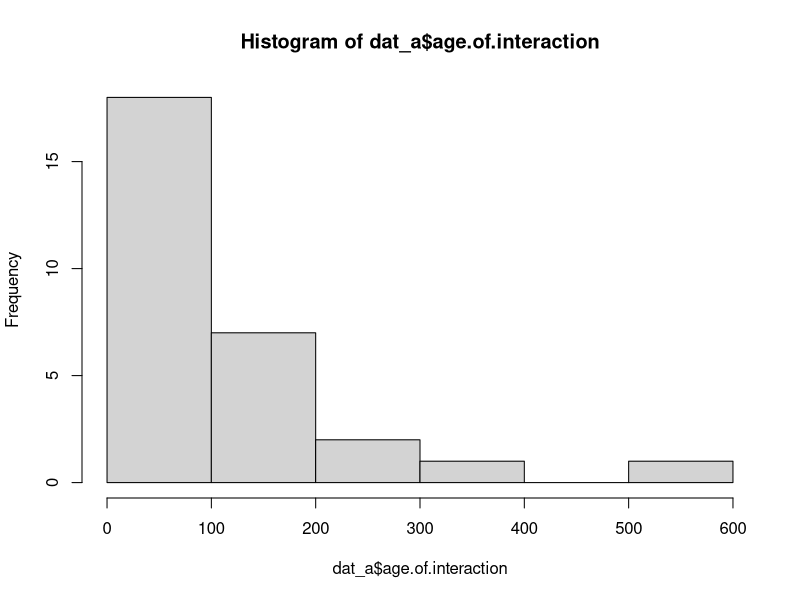

Here is the R script that generated this plot:
dat=read.csv('Table_S4.csv')

dat=dat[dat$diet.shift.=="N",]

dat_a=dat[dat$interaction.type=="antagonistic",]
dat_m=dat[dat$interaction.type=="mutualistic",]


hist(dat_a$age.of.interaction, breaks=5)

kruskal.test(age.of.interaction ~ interaction.type, data = dat)
